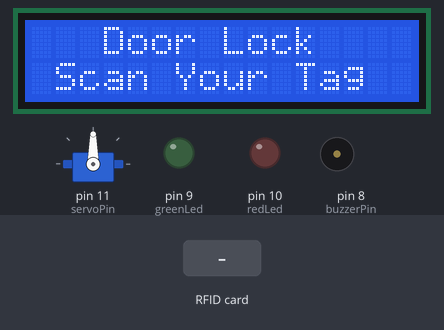
Bench run of a sketch on a simulated Arduino Mega 2560, built with avr-gcc and run on an emulated ATmega2560. On the bench: servo, 16×2 character LCD, output pins drawn as LEDs (lit = HIGH), buzzer (waves = sounding). The test bench sets the inputs (shaded band). Pins used as bus, display or sensor lines are not drawn.

Above: at 1.3 s.
1.4 s: RFID card F8 25 F5 2A held to the reader
At 2.4 s:
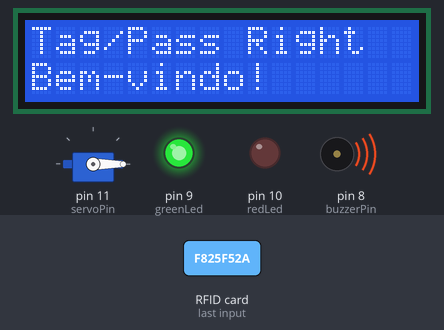
2.9 s: RFID card 5E 7A 19 C4 held to the reader
At 5.7 s:
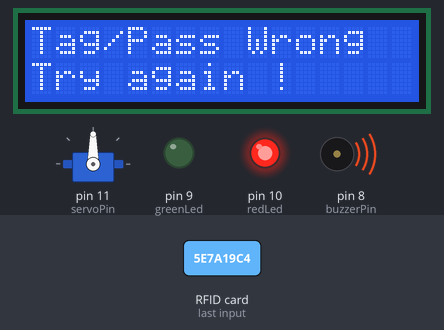
At 8.8 s:
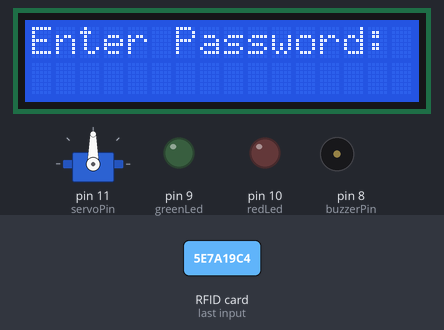
Timing chart, 0 to 10.3 s (numbered marks = the images above; inputs shaded):
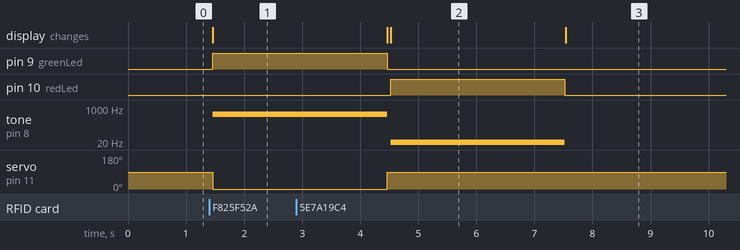

The sketch:

sketch_jun21a.ino
```cpp
// Include required libraries
#include <MFRC522.h>
#include <LiquidCrystal_I2C.h>
#include <Keypad.h>
#include <Servo.h>
#include <SPI.h>

#define Password_Length 8

constexpr uint8_t RST_PIN = 5;
constexpr uint8_t SS_PIN = 53;

// Create instances
LiquidCrystal_I2C lcd(0x27, 16, 2);
MFRC522 mfrc522(SS_PIN, RST_PIN); // MFRC522 mfrc522(SS_PIN, RST_PIN)
Servo sg90;

// Initialize Pins for led's, servo and buzzer
// Blue LED is connected to 5V
constexpr uint8_t greenLed = 9;
constexpr uint8_t redLed = 10;
constexpr uint8_t servoPin = 11;
constexpr uint8_t buzzerPin = 8;

char pass_encript[Password_Length] = "*******";
char initial_password[Password_Length] = "123A456*";  // Variable to store initial password
String tagUID = "F8 25 F5 2A";  // String to store UID of tag. Change it with your tag's UID
char password[Password_Length];   // Variable to store users password
boolean RFIDMode = true; // boolean to change modes
char key_pressed ; // Variable to store incoming keys
uint8_t i = 0;  // Variable used for counter
const int fechado = 90;
const int aberto = 0;

// defining how many rows and columns our keypad have
const byte ROWS = 4;
const byte COLS = 4;

// Keypad pin map
char hexaKeys[ROWS][COLS] = {
  {'1', '2', '3', 'A'},
  {'4', '5', '6', 'B'},
  {'7', '8', '9', 'C'},
  {'*', '0', '#', 'D'}
};

// Initializing pins for keypad
byte rowPins[ROWS] = {22, 24, 26, 28};
byte colPins[COLS] = {30, 32, 34, 36};

// Create instance for keypad
Keypad keypad_key = Keypad(makeKeymap(hexaKeys), rowPins, colPins, ROWS, COLS);

void setup() {
  // Arduino Pin configuration
  pinMode(buzzerPin, OUTPUT);
  pinMode(redLed, OUTPUT);
  pinMode(greenLed, OUTPUT);

  sg90.attach(servoPin);  //Declare pin 11 for servo
  sg90.write(fechado);

  lcd.init();   // LCD screen
  lcd.backlight();
  SPI.begin();      // Init SPI bus
  mfrc522.PCD_Init();   // Init MFRC522

  lcd.clear(); // Clear LCD screen

  digitalWrite(redLed, LOW);
  digitalWrite(greenLed, LOW);
}

void loop() {
  // System will first look for mode
  if (RFIDMode == true) {
    lcd.setCursor(0, 0);
    lcd.print("   Door Lock");
    lcd.setCursor(0, 1);
    lcd.print(" Scan Your Tag ");

    // Look for new cards
    if ( ! mfrc522.PICC_IsNewCardPresent()) {
      return;
    }

    // Select one of the cards
    if ( ! mfrc522.PICC_ReadCardSerial()) {
      return;
    }

    //Reading from the card
    String tag = "";
    for (byte j = 0; j < mfrc522.uid.size; j++)
    {
      tag.concat(String(mfrc522.uid.uidByte[j] < 0x10 ? " 0" : " "));
      tag.concat(String(mfrc522.uid.uidByte[j], HEX));
    }
    tag.toUpperCase();

    //Checking the card
    if (tag.substring(1) == tagUID)
    {
      // If UID of tag is matched.
      BemVindo();
      PortaAberta();
      lcd.clear();

      RFIDMode = true; // Make RFID mode false
    }

    else
    {
      // If UID of tag is not matched.
      nBemVindo();
      PortaFechada();
      lcd.clear();

      RFIDMode = false;
    }
  }

  // If RFID mode is false, it will look for keys from keypad
  if (RFIDMode == false) {
    lcd.setCursor(0, 0);
    lcd.print("Enter Password:");
    lcd.setCursor(0, 1);
    key_pressed = keypad_key.getKey(); // Storing keys
    if (key_pressed)
    {
      password[i] = key_pressed; // Storing in password variable
      if(i<Password_Length){
        lcd.setCursor(i, 1);
        lcd.print(pass_encript[i]);
      }
      i++;
    }
    if (i == Password_Length) // If 4 keys are completed
    {
      if (!(strncmp(password, initial_password, Password_Length))) // If password is matched
      {
        BemVindo();
        PortaAberta();
        lcd.clear();
        i = 0;
        RFIDMode = true; // Make RFID mode true
      }
      else    // If password is not matched
      {
        nBemVindo();
        PortaFechada();
        lcd.clear();
        i = 0;
        RFIDMode = false;  // Make RFID mode true
      }
    }
  }
}

void BemVindo() {
  lcd.clear();
  lcd.setCursor(0, 0);
  lcd.print("Tag/Pass Right");
  lcd.setCursor(0, 1);
  lcd.print("Bem-vindo!");
}

void nBemVindo() {
  lcd.clear();
  lcd.setCursor(0, 0);
  lcd.print("Tag/Pass Wrong");
  lcd.setCursor(0, 1);
  lcd.print("Try again !");
}

void PortaAberta() {
  sg90.write(aberto); // Door Opened
  tone(buzzerPin, 500);
  digitalWrite(greenLed, HIGH);
  delay(3000);
  digitalWrite(greenLed, LOW);
  noTone(buzzerPin);
  sg90.write(fechado); // Door Closed
}

void PortaFechada() {
  tone(buzzerPin, 5);
  digitalWrite(redLed, HIGH);
  delay(3000);
  digitalWrite(redLed, LOW);
  noTone(buzzerPin);
}
```

Measured:
- after the input at 1.4 s, pin 9 (greenLed): LOW → HIGH after 0.06 s; tone on pin 8 (buzzerPin): silent → 500 Hz after 0.06 s; servo on pin 11 (servoPin): 90° → 0° after 0.06 s; the display: changes after 0.06 s (image 1)
- after the input at 2.9 s, pin 10 (redLed): LOW → HIGH after 1.6 s, → LOW 3.0 s later; the display: first differs from a run without the input after 1.6 s (image 2)
- what the display in image 2 shows lasts 3.0 s, from 4.5 s to 7.5 s
